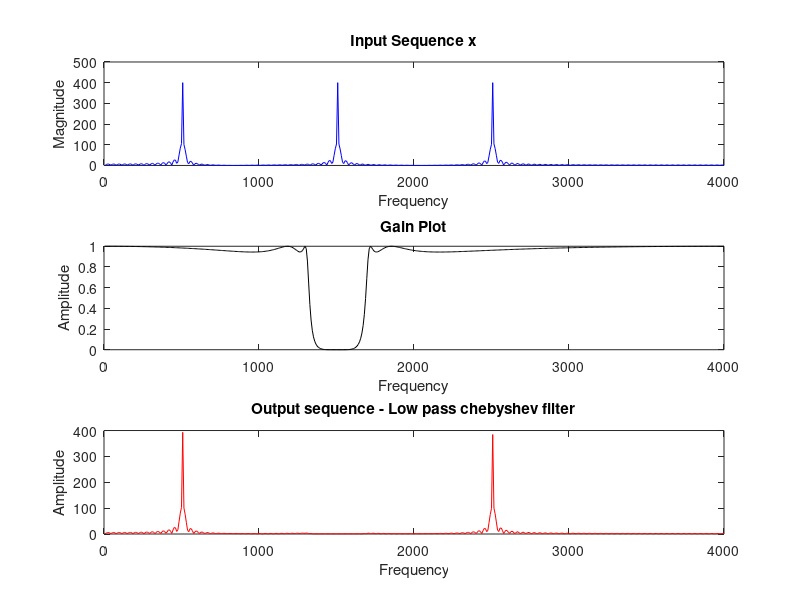

Source code (MATLAB):
%chebyshev IIR
%inputs
clc;
clear all;
close all;
fsamp= 8000;
fp= [1300 1700]; 
fs= [1100 1900]; 
ws= (2*fs)/fsamp; %digital
wp= (2*fp)/fsamp;
ap= 0.5;
as= 40;
f1= 500;
f2= 1500;
f3= 2500;
order=1024;
%input signals
t= 0:(1/fsamp):0.1;
x1 = sin(2*pi*f1*t);
x2 = sin(2*pi*f2*t);
x3 = sin(2*pi*f3*t);
x = x1+x2+x3;
%input spectrum
fft_x=fft(x,order);
for i=1:order
    fr(i)=i*(fsamp/order);
end
%low pass
[N,Wp]=cheb1ord(wp,ws,ap,as);
[b,a]= cheby1(N,ap,Wp,'stop');
[h,f]= freqz(b,a,order/2,fsamp);
y1= filter(b,a,x);
fft_y1=fft(y1,order);
figure(1);
subplot(311)
plot(fr(1:order/2),abs(fft_x(1:order/2)),'b');
title('Input Sequence x');
xlabel('Frequency');
ylabel('Magnitude');
subplot(312) %gain
h1=abs(h)/max(abs(h));
plot(fr(1:order/2),(h1(1:order/2)),'k');
title('Gain Plot');
xlabel('Frequency'); 
ylabel('Amplitude');
subplot(313) %output
plot(fr(1:order/2),abs(fft_y1(1:order/2)),'r');
title('Output sequence - Low pass chebyshev filter');
xlabel('Frequency'); ylabel('Amplitude');
